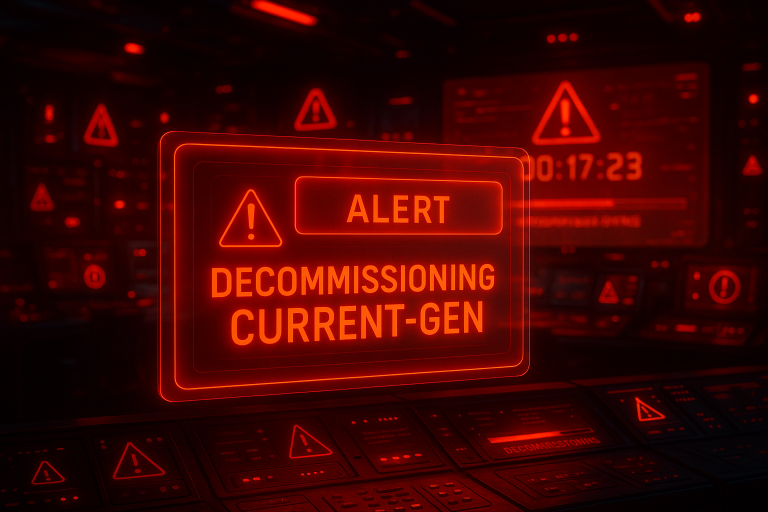
#> input picture images/alertimage.png, 1536 x 1024 px (shown at 1/2 size)
$ python generate_decommission_alert.py
#> lines starting #> are read from the running program, lines starting #| are printed output that depends on the picture
from datetime import datetime, timedelta
from PIL import Image, ImageDraw, ImageFont

def generate_decommission_gif(background_path="images/alertimage.png", output_path="docs/decommission_alert.gif"):
#> called with background_path = 'images/alertimage.png', output_path = 'docs/decommission_alert.gif'
    end_date = datetime(2025, 12, 31)
    today = datetime.now()
    frames = []
    # new_size = (1600, 800)  # Increased height for larger text
    new_size=(1200,600)
    # Scale font size based on image dimensions for better adaptability
    font_size = int(min(new_size) * 0.35)  # 35% of smaller dimension for larger text

    # Try to load a bold font
    try:
        base_font = ImageFont.truetype("arialbd.ttf", font_size)
    except IOError:
        base_font = ImageFont.load_default()

    # Open the input GIF and get all frames
    bg_gif = Image.open(background_path)
#> bg_gif is the input picture: PIL image 1536x1024 RGB; mean R, G, B 63.2, 4, 1.3
    bg_frames = []
    try:
        while True:
            bg_frames.append(bg_gif.copy())
            bg_gif.seek(len(bg_frames))  # Move to next frame
#> this loop made 1 pass
#> pass 1, in generate_decommission_gif, `frames[0].save( output_path, save_all=True, append_images=frames[1:], ..`:
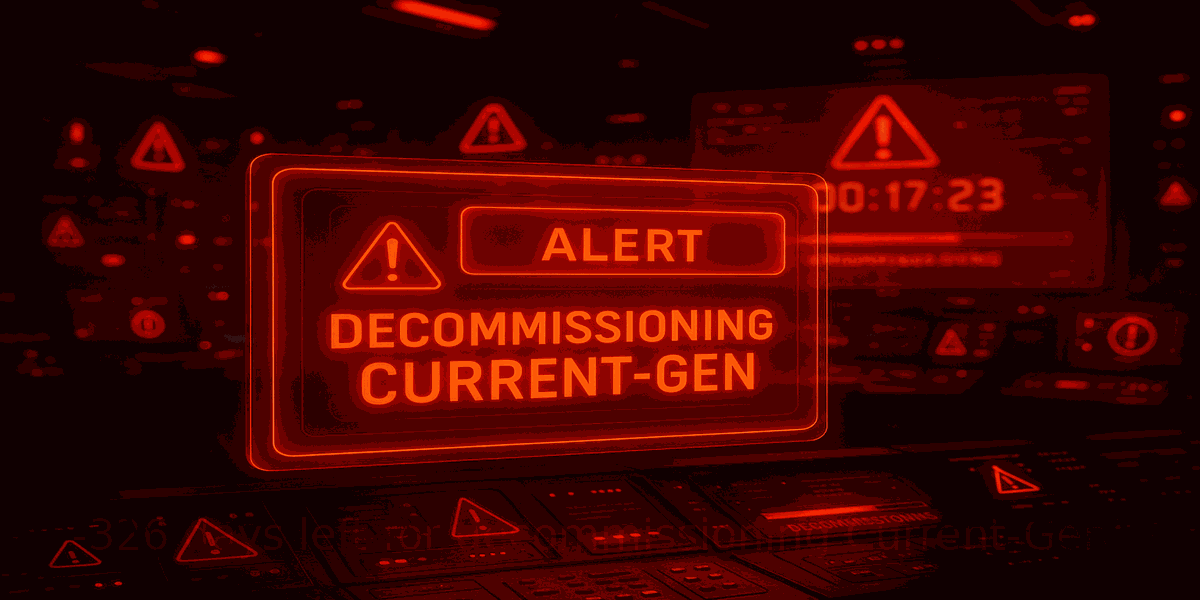
#> saved as decommission_alert.gif: PIL image 1200x600 P; mean R, G, B 62.7, 3.6, 0.9
#> after the loop, bg_frames = 1 item
    except EOFError:
        pass  # End of sequence

    num_bg_frames = len(bg_frames)

    total_frames = 10  # Number of frames in the GIF
    for i in range(total_frames):
        # Each frame is one second apart
        target = end_date - (today + timedelta(seconds=i))
        days = target.days
        text = f"{days} days left for decommissioning Current-Gen!"

        bg = bg_frames[i % num_bg_frames].convert("RGBA")
        bg = bg.resize(new_size, Image.LANCZOS)
        width, height = bg.size

        overlay = Image.new("RGBA", bg.size, (255, 255, 255, 0))
        draw = ImageDraw.Draw(overlay)

        # Dynamically adjust font size to fit with better scaling
        temp_font_size = font_size
        min_font_size = int(min(width, height) * 0.05)  # Minimum 5% of smaller dimension
        while True:
            try:
                font = ImageFont.truetype("arialbd.ttf", temp_font_size)
            except IOError:
                font = ImageFont.load_default()
            bbox = draw.textbbox((0, 0), text, font=font)
            text_width = bbox[2] - bbox[0]
            text_height = bbox[3] - bbox[1]
            if text_width < width * 0.90 and text_height < height * 0.50:  # Allow more reasonable space
                break
            temp_font_size -= max(1, temp_font_size // 15)  # Reduce by smaller increments
            if temp_font_size < min_font_size:
                temp_font_size = min_font_size
                break

        x = (width - text_width) // 2

        # Animation: Slide up and fade in
        # Start lower and move up, fade in alpha
        start_y = height - int(height * 0.15)
        end_y = height - text_height - int(height * 0.08)
        y = int(start_y - (start_y - end_y) * (i / (total_frames - 1)))
        alpha = int(255 * (i + 1) / total_frames)  # Fade in

        # Draw semi-transparent rounded rectangle behind text
        rect_margin_x = int(text_width * 0.15)
        rect_margin_y = int(text_height * 0.25)
        rect_x0 = x - rect_margin_x
        rect_y0 = y - rect_margin_y
        rect_x1 = x + text_width + rect_margin_x
        rect_y1 = y + text_height + rect_margin_y
        rect_radius = int(min(rect_margin_x, rect_margin_y, 30))
        rect_color = (0, 0, 0, int(180 * (i + 1) / total_frames))  # Animate alpha

        try:
            draw.rounded_rectangle([rect_x0, rect_y0, rect_x1, rect_y1], radius=rect_radius, fill=rect_color)
        except AttributeError:
            draw.rectangle([rect_x0, rect_y0, rect_x1, rect_y1], fill=rect_color)

        # Draw shadow with size-appropriate offset
        shadow_offset = max(2, int(min(width, height) * 0.003))  # Scale shadow with image size
        shadow_color = (0, 0, 0, int(200 * (i + 1) / total_frames))
        draw.text((x + shadow_offset, y + shadow_offset), text, font=font, fill=shadow_color)

        # Draw main text (red, animated alpha)
        draw.text((x, y), text, fill=(255, 0, 0, alpha), font=font)

        # Composite overlay onto background and add to frames
        frame = Image.alpha_composite(bg, overlay).convert("P")
        frames.append(frame)

    # Save all frames as a GIF
    frames[0].save(
        output_path,
        save_all=True,
        append_images=frames[1:],
        duration=500,
        loop=0
    )

def generate_static_image(size, output_path, background_path="images/alertimage.png"):
#> called with size = (320, 240), output_path = 'docs/decommission_alert_small.jpg', background_path = 'images/alertimage.png'
    from datetime import datetime
    from PIL import Image, ImageDraw, ImageFont

    end_date = datetime(2025, 12, 31)
    today = datetime.now()
    days = (end_date - today).days
    text = f"{days} Days Left!"

    width, height = size
    # Improved font selection and sizing based on image dimensions
    # Increase font size for better visibility in the bottom banner
    base_font_size = int(min(width, height) * 0.35)  # 35% of smaller dimension for larger text

    # Use DejaVuSans-Bold font for all images for consistent sizing
    try:
        from PIL import ImageFont
        font_path = ImageFont.truetype("DejaVuSans-Bold.ttf", 10).path
    except Exception:
        font_path = "/usr/share/fonts/truetype/dejavu/DejaVuSans-Bold.ttf"  # Common Linux path
    # If not found, fallback to PIL's default font

    # Prepare background and overlay
    bg = Image.open(background_path).convert("RGBA")
    bg = bg.resize(size, Image.LANCZOS)
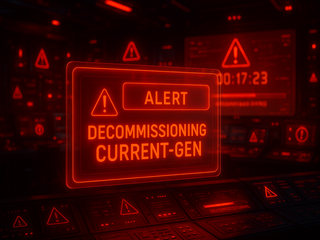
#> bg: PIL image 320x240 RGBA; mean R, G, B, A 63.2, 4, 1.3, 255
    overlay = Image.new("RGBA", bg.size, (255, 255, 255, 0))
    draw = ImageDraw.Draw(overlay)

    # Calculate banner height before font sizing
    banner_height = int(height * 0.13)

    # Dynamically adjust font size to fill the bottom banner as much as possible
    temp_font_size = int(banner_height * 1.1)  # Start with 110% of banner height
    min_font_size = int(banner_height * 0.80)    # Minimum 80% of banner height
    while True:
        try:
            font = ImageFont.truetype(font_path, temp_font_size)
        except Exception:
            font = ImageFont.load_default()
        bbox = draw.textbbox((0, 0), text, font=font)
        text_width = bbox[2] - bbox[0]
        text_height = bbox[3] - bbox[1]
        # Fit within 99% width and 98% banner height
        if text_width < width * 0.99 and text_height < banner_height * 0.98:
            break
        temp_font_size -= max(1, temp_font_size // 10)
        if temp_font_size < min_font_size:
            temp_font_size = min_font_size
            break
#> this loop made 2 passes
#> (bbox, text_width, text_height) on passes 1 to 2: ((0, 6, 261, 39), 261, 33), ((0, 5, 238, 35), 238, 30)
#> after the loop, temp_font_size = 31


    # Draw a bottom banner for the "days left" text
    banner_height = int(height * 0.13)
    banner_y0 = height - banner_height
    banner_y1 = height
    banner_color = (0, 0, 0, 180)  # Semi-transparent black
    draw.rectangle([0, banner_y0, width, banner_y1], fill=banner_color)

    # Center the text vertically in the banner
    bottom_text = text
    bottom_font = font
    bottom_bbox = draw.textbbox((0, 0), bottom_text, font=bottom_font)
#> bottom_bbox = (0, 5, 238, 35)
    bottom_text_width = bottom_bbox[2] - bottom_bbox[0]
#> bottom_text_width = 238
    bottom_text_height = bottom_bbox[3] - bottom_bbox[1]
#> bottom_text_height = 30
    bottom_x = (width - bottom_text_width) // 2
#> bottom_x = 41
    bottom_y = banner_y0 + (banner_height - bottom_text_height) // 2
#> bottom_y = 209

    # Draw shadow for bottom text with size-appropriate offset
    shadow_offset = max(2, int(min(width, height) * 0.003))  # Scale shadow with image size
    draw.text((bottom_x + shadow_offset, bottom_y + shadow_offset), bottom_text, font=bottom_font, fill=(0, 0, 0, 255))
    # Draw main bottom text (white)
    draw.text((bottom_x, bottom_y), bottom_text, fill=(255, 255, 255, 255), font=bottom_font)

    # Add generated date/time label at the top center with appropriate sizing
    generated_label = f"Generated: {today.strftime('%Y-%m-%d %H:%M:%S')}"
    # Scale label font size appropriately (5-8% of smaller dimension)
    label_font_size = max(16, int(min(width, height) * 0.06))  # Minimum 16px, max 6% of smaller dimension
    try:
        label_font = ImageFont.truetype("arial.ttf", label_font_size)
    except IOError:
        label_font = ImageFont.load_default()
    label_bbox = draw.textbbox((0, 0), generated_label, font=label_font)
#> label_bbox = (0, 3, 265, 15)
    label_width = label_bbox[2] - label_bbox[0]
#> label_width = 265
    label_height = label_bbox[3] - label_bbox[1]
#> label_height = 12
    label_x = (width - label_width) // 2
#> label_x = 27
    label_y = 10  # Top margin

    # Draw a semi-transparent rectangle behind the label for readability
    label_rect_color = (0, 0, 0, 120)
    draw.rectangle(
        [label_x - 5, label_y - 2, label_x + label_width + 5, label_y + label_height + 2],
        fill=label_rect_color
    )
    # Draw the label text (white)
    draw.text((label_x, label_y), generated_label, fill=(255, 255, 255, 255), font=label_font)

    result = Image.alpha_composite(bg, overlay).convert("RGB")
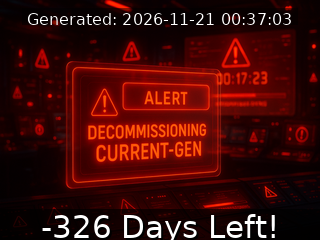
#> result: PIL image 320x240 RGB; mean R, G, B 65.4, 11.2, 8.4
    result.save(output_path)

if __name__ == "__main__":
    generate_decommission_gif()
    print("Decommission alert GIF generated successfully.")

    # Generate static images in various sizes
    sizes = {
       # "small": (640, 480),        # Standard small (VGA) (640, 480)
       # "medium": (1280, 720),      # HD (1280, 720)
       # "large": (1920, 1080),      # Full HD (1920, 1080)
       # "banner": (1200, 400)       # Typical web banner (1200, 400)
        "small": (320, 240),        # QVGA standard (320, 240)
        "medium": (640, 480),       # VGA standard (640, 480)
        "large": (800, 580),        # SVGA standard (800, 600)
        "banner": (1200, 500)
    }
    for name, size in sizes.items():
        output_path = f"docs/decommission_alert_{name}.jpg"
        generate_static_image(size, output_path)
        print(f"Static {name} image generated at {output_path}")
